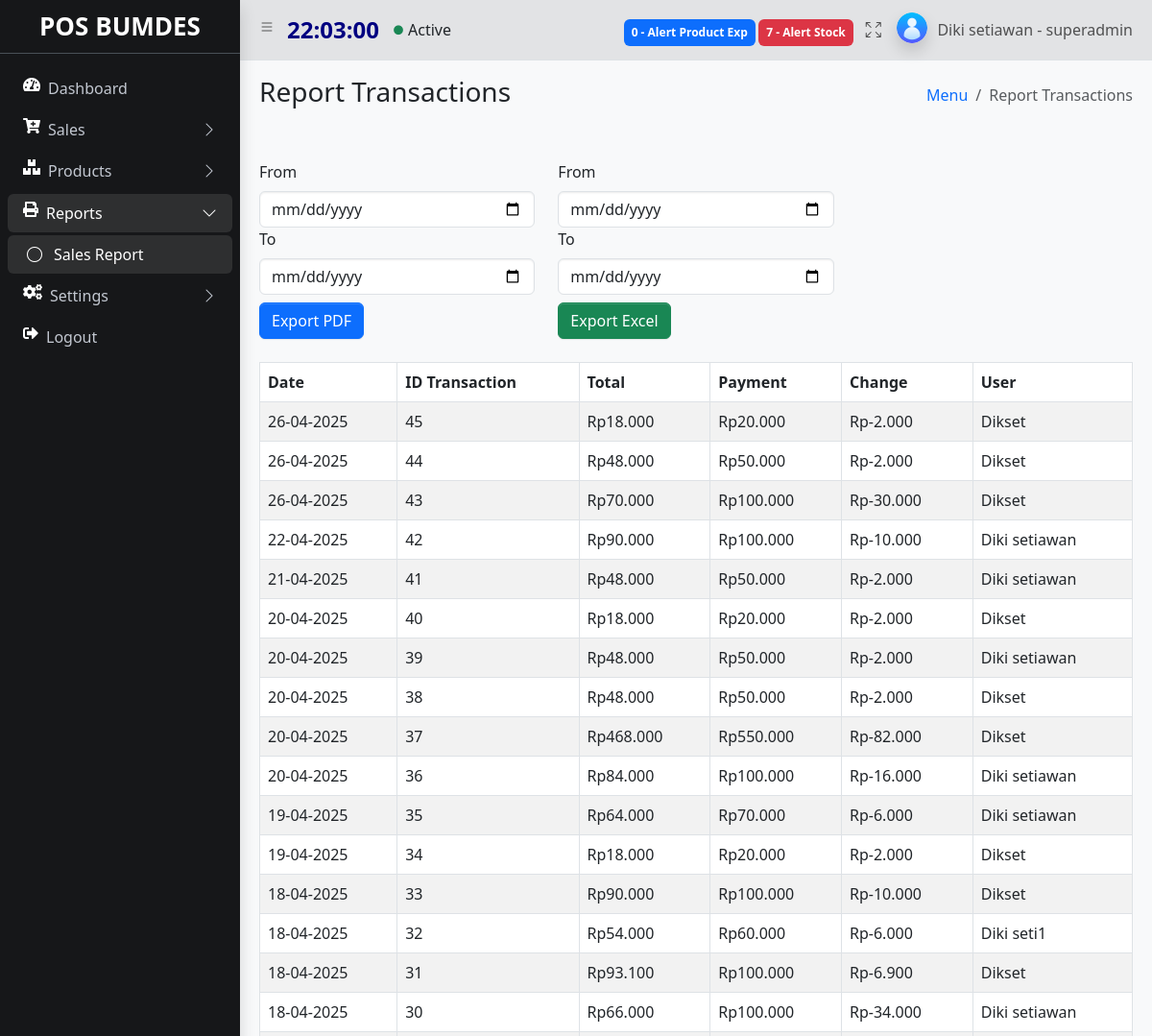
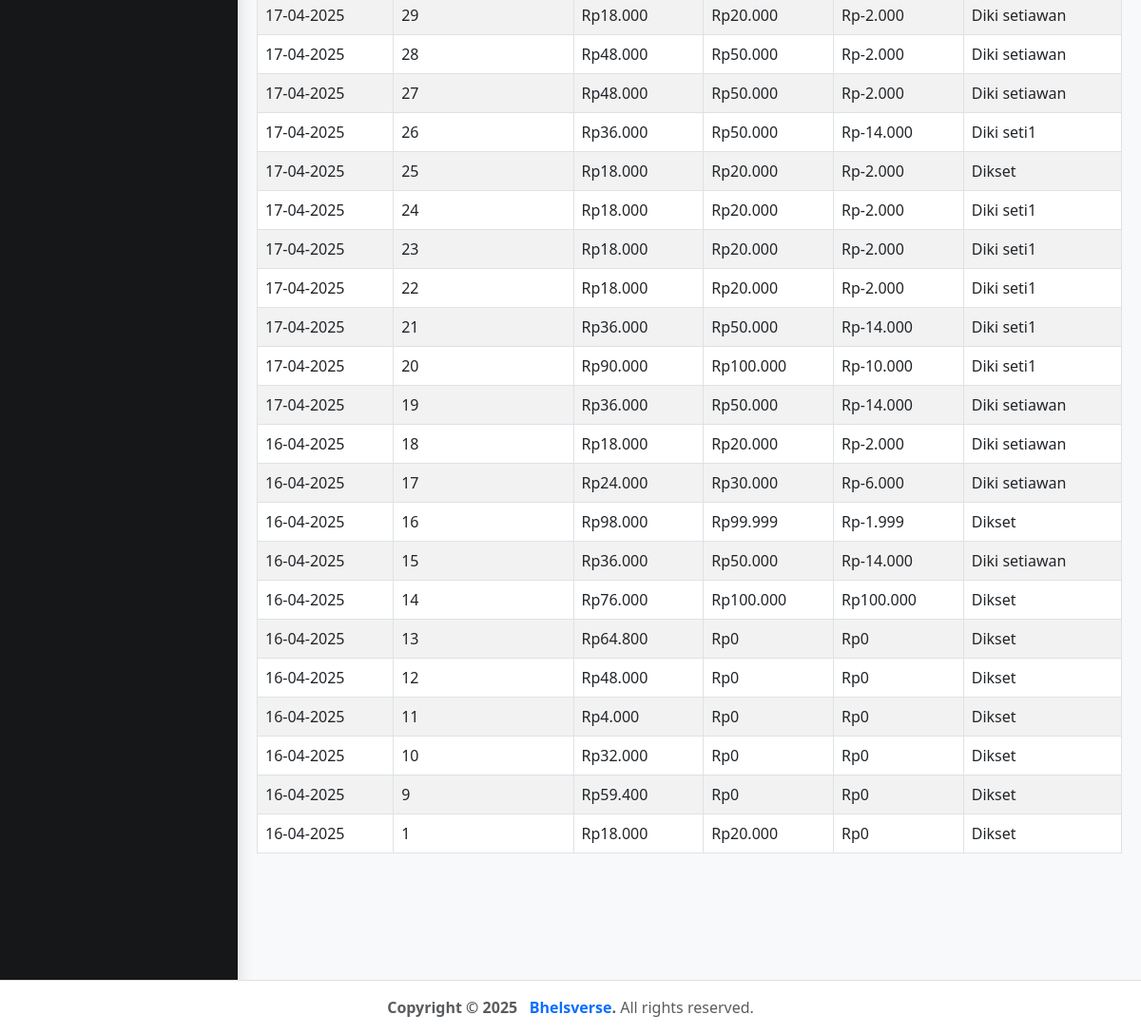
The app's page /index.php?&module=salesReport&action=list (signed in) with its own data (2 pictures, top to bottom).
### tables this page shows
CREATE TABLE `transactions` (
  `id` int(11) NOT NULL,
  `tgl` datetime NOT NULL DEFAULT current_timestamp(),
  `total` int(11) NOT NULL,
  `diskon` int(11) NOT NULL,
  `bayar` int(11) NOT NULL,
  `kembalian` int(11) NOT NULL,
  `id_user` int(11) NOT NULL
);

CREATE TABLE `users` (
  `id_user` int(11) NOT NULL,
  `username` varchar(50) NOT NULL,
  `password` varchar(277) NOT NULL,
  `nama` varchar(50) NOT NULL,
  `role` varchar(10) NOT NULL,
  `create_at` timestamp NOT NULL DEFAULT current_timestamp(),
  `update_at` timestamp NOT NULL DEFAULT current_timestamp()
);

### module/salesReport/list.php (the view, shortened to what this page needs)
<?php
$query = "SELECT transactions.tgl, transactions.id, transactions.total, transactions.bayar, transactions.kembalian, users.nama FROM transactions INNER JOIN users ON users.id_user = transactions.id_user WHERE 1=1";
$query .= " ORDER BY tgl DESC";
$result = mysqli_query($koneksi, $query);
?>
   <main class="app-main">
        <div class="app-content-header">
          <div class="container-fluid">
            <div class="row">
              <div class="col-sm-6"><h3 class="mb-0">Report Transactions</h3></div>
              <div class="col-sm-6">
                <ol class="breadcrumb float-sm-end">
                  <li class="breadcrumb-item"><a href="#">Menu</a></li>
                  <li class="breadcrumb-item active" aria-current="page">Report Transactions</li>
                </ol>
              </div>
            </div>
              <div class="col mt-5 mb-5">
            <div class="row">
              <div class="col-4">
              <form action="<?php echo BASE_URL."module/salesReport/cetak_laporan_pdf.php"?>" method="get">
              <label for="tgl_m ulai" class="form-label">From</label>
            <input type="date" name="tgl_mulai" class="form-control" required>
            <label for="tgl_mulai" class="form-label">To</label>
            <input type="date" name="tgl_sampai" class="form-control"  required>
            <button type="submit" class="btn btn-primary mt-2 mb-4">Export PDF</button>
          </form>
              </div>
              <div class="col-4">
            <form action="<?php echo BASE_URL."module/salesReport/export_laporan_excel.php"?>" method="get">
              <label for="tgl_mulai" class="form-label">From</label>
              <input type="date" name="tgl_mulai"  class="form-control"required>
              <label for="tgl_mulai" class="form-label">To</label>
              <input type="date" name="tgl_sampai" class="form-control" required>
            <button type="submit" class="btn btn-success mt-2 mb-4">Export Excel</button>
          </form>
              </div>
            </div>
                  <table id="example" class="table table-bordered table-striped">
                    <thead>
                      <tr>
                        <th>Date</th>
                        <th>ID Transaction</th>
                        <th>Total</th>
                        <th>Payment</th>
                        <th>Change</th>
                        <th>User</th>
                      </tr>
                    </thead>
                    <tbody>
                      <?php if (mysqli_num_rows($result) > 0): ?>
                        <?php while($row = mysqli_fetch_assoc($result)): ?>
                          <tr>
                            <td><?= date('d-m-Y', strtotime($row['tgl'])) ?></td>
                            <td><?= $row['id'] ?></td>
                            <td>Rp<?= number_format($row['total'], 0, ',', '.') ?></td>
                            <td>Rp<?= number_format($row['bayar'], 0, ',', '.') ?></td>
                            <td>Rp<?= number_format($row['kembalian'], 0, ',', '.') ?></td>
                            <td><?= $row['nama'] ?></td>
                          </tr>
                        <?php endwhile; ?>
                      <?php else: ?>
                        <tr>
                          <td colspan="5" class="text-center">Transaction Not Found.</td>
                        </tr>
                      <?php endif; ?>
                    </tbody>
                  </table>
              </div>
            </div>
          </div>
        </div>

### records on screen
transactions: tgl "26-04-2025", id "45", total "18.000", bayar "20.000", kembalian "-2.000", id_user.nama "Dikset"
transactions: tgl "26-04-2025", id "44", total "48.000", bayar "50.000", kembalian "-2.000", id_user.nama "Dikset"
transactions: tgl "26-04-2025", id "43", total "70.000", bayar "100.000", kembalian "-30.000", id_user.nama "Dikset"
transactions: tgl "22-04-2025", id "42", total "90.000", bayar "100.000", kembalian "-10.000", id_user.nama "Diki setiawan"
transactions: tgl "21-04-2025", id "41", total "48.000", bayar "50.000", kembalian "-2.000", id_user.nama "Diki setiawan"
transactions: tgl "20-04-2025", id "40", total "18.000", bayar "20.000", kembalian "-2.000", id_user.nama "Dikset"
transactions: tgl "20-04-2025", id "39", total "48.000", bayar "50.000", kembalian "-2.000", id_user.nama "Diki setiawan"
transactions: tgl "20-04-2025", id "38", total "48.000", bayar "50.000", kembalian "-2.000", id_user.nama "Dikset"
transactions: tgl "20-04-2025", id "37", total "468.000", bayar "550.000", kembalian "-82.000", id_user.nama "Dikset"
transactions: tgl "20-04-2025", id "36", total "84.000", bayar "100.000", kembalian "-16.000", id_user.nama "Diki setiawan"
transactions: tgl "19-04-2025", id "35", total "64.000", bayar "70.000", kembalian "-6.000", id_user.nama "Diki setiawan"
transactions: tgl "19-04-2025", id "34", total "18.000", bayar "20.000", kembalian "-2.000", id_user.nama "Dikset"
transactions: tgl "18-04-2025", id "33", total "90.000", bayar "100.000", kembalian "-10.000", id_user.nama "Dikset"
transactions: tgl "18-04-2025", id "32", total "54.000", bayar "60.000", kembalian "-6.000", id_user.nama "Diki seti1"
transactions: tgl "18-04-2025", id "31", total "93.100", bayar "100.000", kembalian "-6.900", id_user.nama "Dikset"
transactions: tgl "18-04-2025", id "30", total "66.000", bayar "100.000", kembalian "-34.000", id_user.nama "Diki setiawan"
transactions: tgl "17-04-2025", id "29", total "18.000", bayar "20.000", kembalian "-2.000", id_user.nama "Diki setiawan"
transactions: tgl "17-04-2025", id "28", total "48.000", bayar "50.000", kembalian "-2.000", id_user.nama "Diki setiawan"
transactions: tgl "17-04-2025", id "27", total "48.000", bayar "50.000", kembalian "-2.000", id_user.nama "Diki setiawan"
transactions: tgl "17-04-2025", id "26", total "36.000", bayar "50.000", kembalian "-14.000", id_user.nama "Diki seti1"
transactions: tgl "17-04-2025", id "25", total "18.000", bayar "20.000", kembalian "-2.000", id_user.nama "Dikset"
transactions: tgl "17-04-2025", id "24", total "18.000", bayar "20.000", kembalian "-2.000", id_user.nama "Diki seti1"
transactions: tgl "17-04-2025", id "23", total "18.000", bayar "20.000", kembalian "-2.000", id_user.nama "Diki seti1"
transactions: tgl "17-04-2025", id "22", total "18.000", bayar "20.000", kembalian "-2.000", id_user.nama "Diki seti1"
transactions: tgl "17-04-2025", id "21", total "36.000", bayar "50.000", kembalian "-14.000", id_user.nama "Diki seti1"
transactions: tgl "17-04-2025", id "20", total "90.000", bayar "100.000", kembalian "-10.000", id_user.nama "Diki seti1"
transactions: tgl "17-04-2025", id "19", total "36.000", bayar "50.000", kembalian "-14.000", id_user.nama "Diki setiawan"
transactions: tgl "16-04-2025", id "18", total "18.000", bayar "20.000", kembalian "-2.000", id_user.nama "Diki setiawan"
transactions: tgl "16-04-2025", id "17", total "24.000", bayar "30.000", kembalian "-6.000", id_user.nama "Diki setiawan"
transactions: tgl "16-04-2025", id "16", total "98.000", bayar "99.999", kembalian "-1.999", id_user.nama "Dikset"
transactions: tgl "16-04-2025", id "15", total "36.000", bayar "50.000", kembalian "-14.000", id_user.nama "Diki setiawan"
transactions: tgl "16-04-2025", id "14", total "76.000", bayar "100.000", kembalian "100.000", id_user.nama "Dikset"
transactions: tgl "16-04-2025", id "13", total "64.800", bayar "0", kembalian "0", id_user.nama "Dikset"
transactions: tgl "16-04-2025", id "12", total "48.000", bayar "0", kembalian "0", id_user.nama "Dikset"
transactions: tgl "16-04-2025", id "11", total "4.000", bayar "0", kembalian "0", id_user.nama "Dikset"
transactions: tgl "16-04-2025", id "10", total "32.000", bayar "0", kembalian "0", id_user.nama "Dikset"
transactions: tgl "16-04-2025", id "9", total "59.400", bayar "0", kembalian "0", id_user.nama "Dikset"
transactions: tgl "16-04-2025", id "1", total "18.000", bayar "20.000", kembalian "0", id_user.nama "Dikset"

### other values on screen
$notifalertexp "0"
$notifalert "7"
$nama "Diki setiawan"
$role "superadmin"
